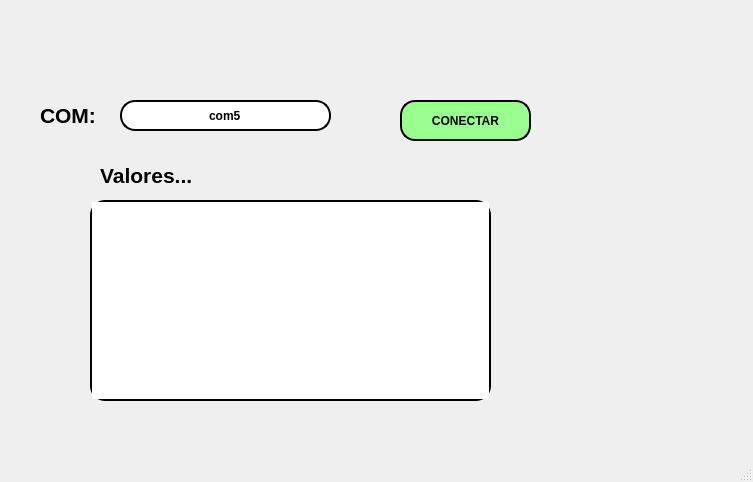
<?xml version="1.0" encoding="UTF-8"?>
<ui version="4.0">
 <class>MainWindow</class>
 <widget class="QMainWindow" name="MainWindow">
  <property name="geometry">
   <rect>
    <x>0</x>
    <y>0</y>
    <width>753</width>
    <height>482</height>
   </rect>
  </property>
  <property name="windowTitle">
   <string>MainWindow</string>
  </property>
  <widget class="QWidget" name="centralwidget">
   <widget class="QLabel" name="label">
    <property name="geometry">
     <rect>
      <x>20</x>
      <y>10</y>
      <width>191</width>
      <height>71</height>
     </rect>
    </property>
    <property name="text">
     <string/>
    </property>
    <property name="pixmap">
     <pixmap resource="../../../Resource/resource.qrc">:/Logos/uatlogopng.png</pixmap>
    </property>
    <property name="scaledContents">
     <bool>true</bool>
    </property>
   </widget>
   <widget class="QLabel" name="label_4">
    <property name="geometry">
     <rect>
      <x>540</x>
      <y>0</y>
      <width>201</width>
      <height>91</height>
     </rect>
    </property>
    <property name="text">
     <string/>
    </property>
    <property name="pixmap">
     <pixmap resource="../../../Resource/resource.qrc">:/Logos/fians.png</pixmap>
    </property>
    <property name="scaledContents">
     <bool>true</bool>
    </property>
   </widget>
   <widget class="QLabel" name="label_5">
    <property name="geometry">
     <rect>
      <x>620</x>
      <y>350</y>
      <width>121</width>
      <height>71</height>
     </rect>
    </property>
    <property name="text">
     <string/>
    </property>
    <property name="pixmap">
     <pixmap resource="../../../Resource/resource.qrc">:/Logos/Shelby-Logo.png</pixmap>
    </property>
    <property name="scaledContents">
     <bool>true</bool>
    </property>
   </widget>
   <widget class="QLineEdit" name="txt_com">
    <property name="geometry">
     <rect>
      <x>120</x>
      <y>100</y>
      <width>211</width>
      <height>31</height>
     </rect>
    </property>
    <property name="font">
     <font>
      <weight>75</weight>
      <bold>true</bold>
     </font>
    </property>
    <property name="styleSheet">
     <string notr="true">border: 2px solid black;
border-radius: 15px;</string>
    </property>
    <property name="text">
     <string>com5</string>
    </property>
    <property name="alignment">
     <set>Qt::AlignCenter</set>
    </property>
   </widget>
   <widget class="QLabel" name="label_2">
    <property name="geometry">
     <rect>
      <x>40</x>
      <y>100</y>
      <width>71</width>
      <height>31</height>
     </rect>
    </property>
    <property name="font">
     <font>
      <pointsize>16</pointsize>
      <weight>75</weight>
      <bold>true</bold>
     </font>
    </property>
    <property name="text">
     <string>COM:</string>
    </property>
   </widget>
   <widget class="QPushButton" name="btn_accion">
    <property name="geometry">
     <rect>
      <x>400</x>
      <y>100</y>
      <width>131</width>
      <height>41</height>
     </rect>
    </property>
    <property name="font">
     <font>
      <weight>75</weight>
      <bold>true</bold>
     </font>
    </property>
    <property name="styleSheet">
     <string notr="true">border: 2px solid black;
background-color: rgb(153, 255, 142);
border-radius: 15px;</string>
    </property>
    <property name="text">
     <string>CONECTAR</string>
    </property>
   </widget>
   <widget class="QTextEdit" name="txt_valores">
    <property name="geometry">
     <rect>
      <x>90</x>
      <y>200</y>
      <width>401</width>
      <height>201</height>
     </rect>
    </property>
    <property name="styleSheet">
     <string notr="true">border: 2px solid black;
border-radius: 15px;</string>
    </property>
   </widget>
   <widget class="QLabel" name="label_3">
    <property name="geometry">
     <rect>
      <x>100</x>
      <y>160</y>
      <width>161</width>
      <height>31</height>
     </rect>
    </property>
    <property name="font">
     <font>
      <pointsize>16</pointsize>
      <weight>75</weight>
      <bold>true</bold>
     </font>
    </property>
    <property name="text">
     <string>Valores...</string>
    </property>
   </widget>
  </widget>
  <widget class="QMenuBar" name="menubar">
   <property name="geometry">
    <rect>
     <x>0</x>
     <y>0</y>
     <width>753</width>
     <height>26</height>
    </rect>
   </property>
  </widget>
  <widget class="QStatusBar" name="statusbar"/>
 </widget>
 <resources>
  <include location="../../../Resource/resource.qrc"/>
 </resources>
 <connections/>
</ui>
